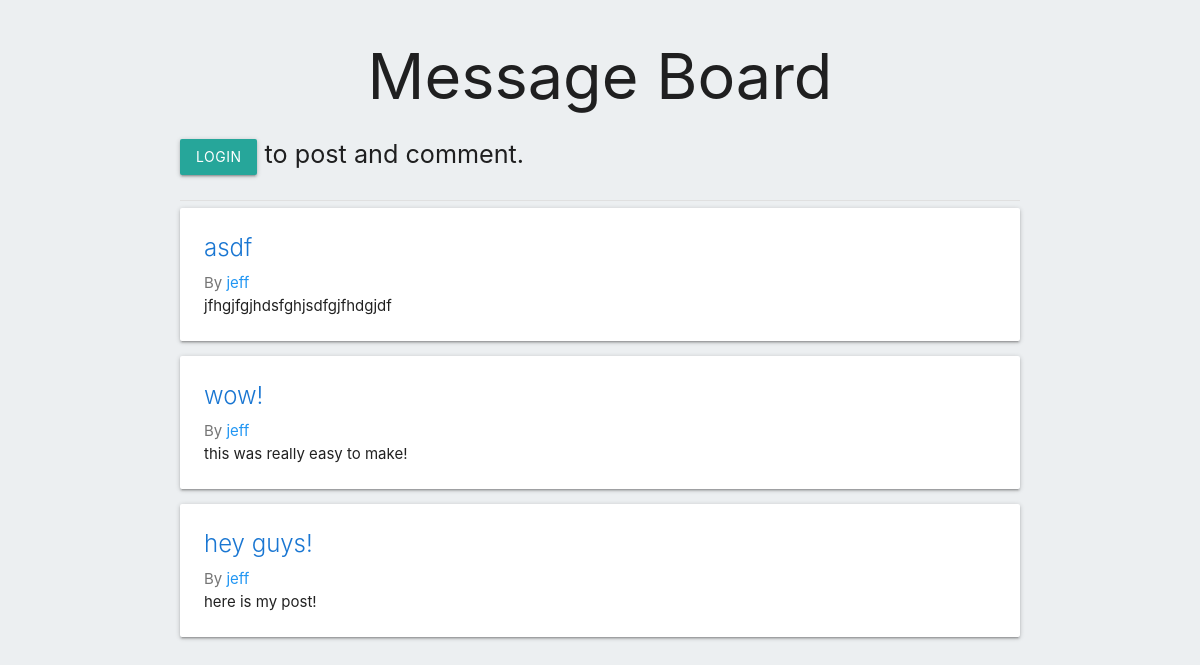
The page / on the database its author committed.
### forums/models.py (models this page shows, shortened)
class Post(models.Model):
    user = models.ForeignKey(User, on_delete=models.CASCADE, related_name="posts")
    board = models.ForeignKey(Board, on_delete=models.CASCADE, related_name="posts", default='')
    title = models.CharField(max_length=255)
    content = models.TextField()
    created_at = models.DateTimeField(auto_now_add=True)

### forums/views.py (the view)
# urls.py: path('', views.post_list, name='post_list'),
def post_list(request):
    posts = Post.objects.all().order_by("-created_at")
    return render(request, "chatboard/post_list.html", {"posts": posts})

### chatboard/chatboard/forums/templates/chatboard/post_list.html (shortened to what this page needs)
<!DOCTYPE html>
<html>
<head>
  <link href="https://cdnjs.cloudflare.com/ajax/libs/materialize/1.0.0/css/materialize.min.css" rel="stylesheet">
</head>
<body class="blue-grey lighten-5">
  <div class="container">
    <h1 class="center-align">Message Board</h1>
    {% if user.is_authenticated %}
      <div class="right-align">
        <a href="{% url 'post_create' %}" class="waves-effect waves-light btn">Create New Post</a>
      </div>
      <p class="flow-text">
        Logged in as
        <a href="{% url 'profile' username=user.username %}">         {{ user.username }}</a>
        </a>        (<a href="/accounts/logout/" class="blue-text text-darken-2">Logout</a>)
      </p>
    {% else %}
      <p class="flow-text">
        <a href="/accounts/login/" class="waves-effect waves-light btn">Login</a>
        to post and comment.
      </p>
    {% endif %}
    <div class="divider"></div>
    {% for post in posts %}
      <div class="card">
        <div class="card-content">
          <span class="card-title">
            <a href="{% url 'post_detail' post.pk %}" class="blue-text text-darken-2">{{ post.title }}</a>
          </span>
          <p class="grey-text text-darken-1">
            By <a href="{% url 'profile' username=post.user.username %}" class="blue-text">{{ post.user.username }}</a>
          </p>
          <p>{{ post.content|truncatewords:30 }}</p>
        </div>
      </div>
    {% endfor %}
  </div>
</body>
</html>

### rows shown on the page
Post: title "asdf", user.username "jeff", content "jfhgjfgjhdsfghjsdfgjfhdgjdf"
Post: title "wow!", user.username "jeff", content "this was really easy to make!"
Post: title "hey guys!", user.username "jeff", content "here is my post!"
